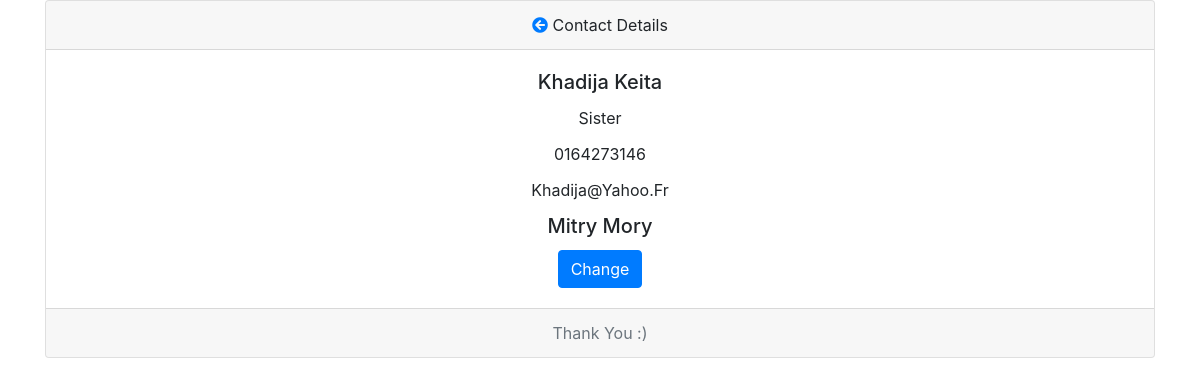
/profile/13, run on the app's committed database.
### contactlist/models.py (models this page shows, shortened)
class ContactModel(models.Model):
    fullname = models.CharField(max_length=123)
    relationship = models.CharField(max_length=123)
    email = models.EmailField(max_length=100)
    phone = models.CharField(max_length=123)
    address = models.CharField(max_length=123)

### contactlist/views.py (the view)
# urls.py: path('profile/<str:pk>', contactProfile, name='profile'),
def contactProfile(request, pk):
    contact = ContactModel.objects.get(id=pk)
    return render(request, "contact-profile.html", {'contact': contact})

### templates/contact-profile.html (shortened to what this page needs)
{% load static %}
<!DOCTYPE html>
<html lang="en">
<head>
    <link rel="stylesheet" href="https://stackpath.bootstrapcdn.com/bootstrap/4.3.1/css/bootstrap.min.css">
    <link rel="stylesheet" href="https://cdnjs.cloudflare.com/ajax/libs/font-awesome/5.15.3/css/all.min.css">
</head>
<body>
<div class="container">
  <div class="card text-center">
  <div class="card-header">
      <a href="{% url 'index' %}"><i class="fas fa-arrow-circle-left"></i></a>
    Contact Details
  </div>
  <div class="card-body">
    <h5 class="card-title">{{contact.fullname | title}}</h5>
       <p class="card-title">{{contact.relationship | title}}</p>
      <p class="card-title">{{contact.phone | title}}</p>
      <p class="card-title">{{contact.email | title}}</p>
      <h5 class="card-title">{{contact.address | title}}</h5>
    <a class="btn btn-primary" href="{% url 'edit' contact.id %}">Change</a>
  </div>
  <div class="card-footer text-muted">
    Thank You :)
  </div>
</div>
</div>
</body>
</html>

### data on the page
ContactModel: fullname "Khadija Keita", relationship "Sister", phone "0164273146", email "Khadija@Yahoo.Fr", address "Mitry Mory"
